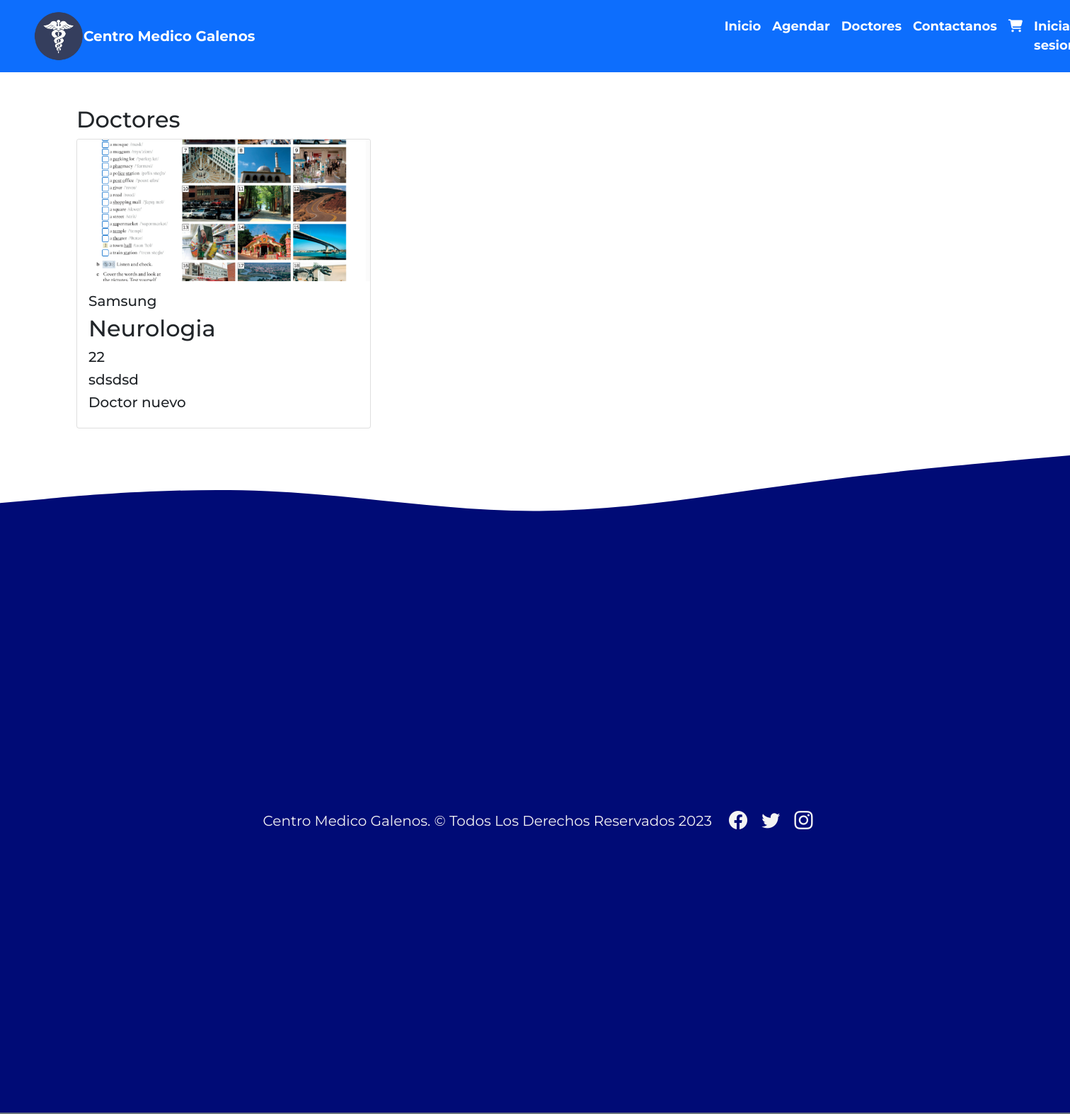
The app's page /Doctores/, older data.
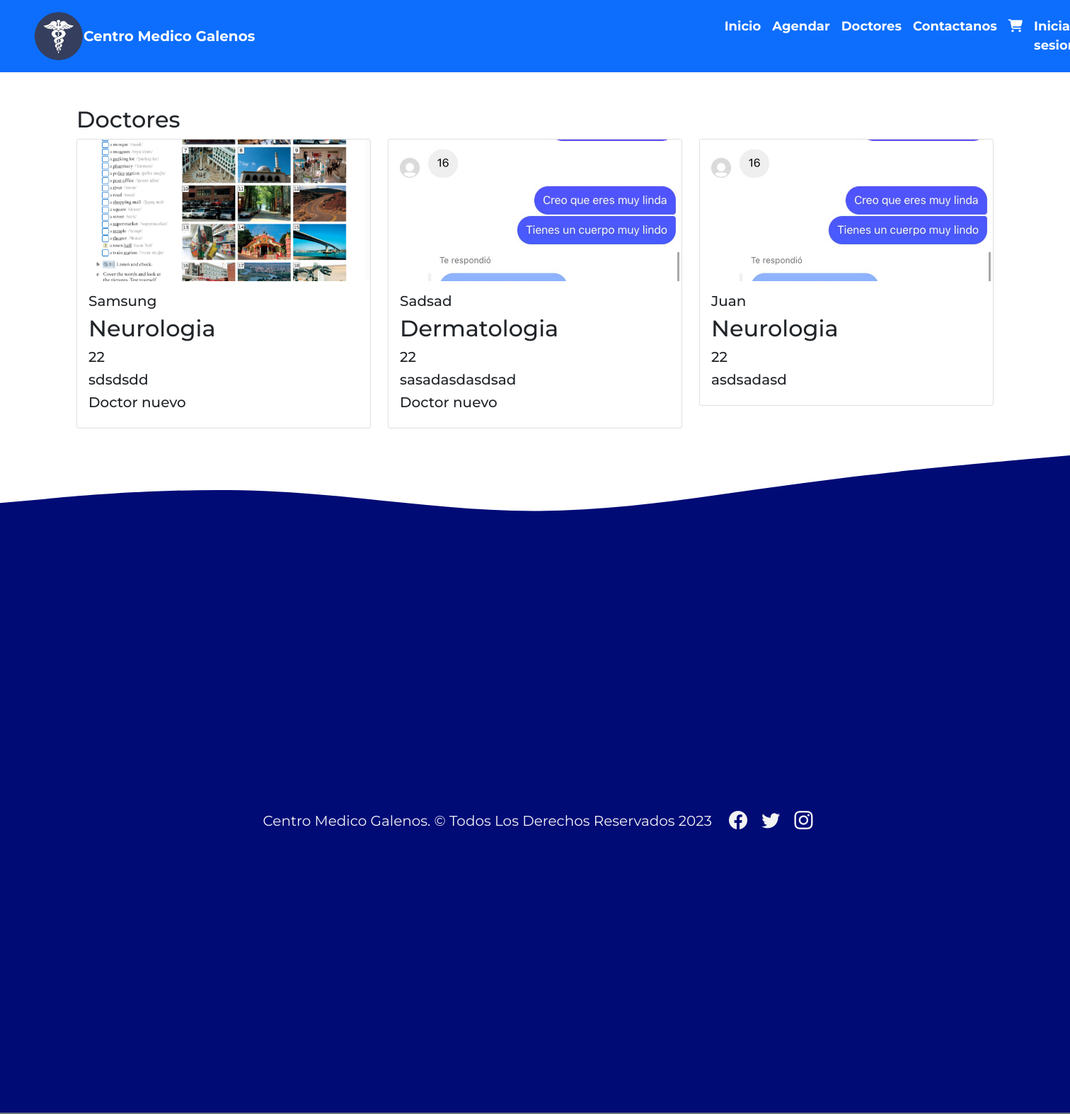
The same page, newer data.
### app/models.py (models this page shows, shortened)
class Doctor(models.Model):
    nombre = models.CharField(max_length=50)
    edad = models.IntegerField()
    descripcion = models.TextField()
    nuevo = models.BooleanField()
    especialidad = models.ForeignKey(Especialidad, on_delete=models.PROTECT)
    imagen = models.ImageField(upload_to="docs", null=True)

class Especialidad(models.Model):
    especialidad = models.CharField(max_length=50)
    def __str__(self):
        return self.especialidad

### app/views.py (the view)
# urls.py: path('Doctores/', Doctores,name="Doctores"),
def Doctores (request):
    doctores = Doctor.objects.all()
    data = {
        'doctores' :doctores
    }
    return render(request,'app/Doctores.html',data)

### app/templates/app/Doctores.html (shortened to what this page needs)
{% extends 'app/base.html' %}
{% load static %}
{% load crispy_forms_tags %}
{% block contenido %}
    <div class="container mt-5">
        <h2>Doctores</h2>
        <div class="row">
          {% load humanize %}
          {% for d in doctores  %}
            <div class="col-md-4 mb-4">
              <div class="card">
                {% if d.imagen %}
                <img src= "{{ d.imagen.url }}" class="card-img-top">
                {% endif %}
                <div class="card-body">
                  <h5>{{ d.nombre | capfirst }}</h5>
                  <h2>{{ d.especialidad | title }}</h2>
                  <h5>{{ d.edad }}</h5>
                  <h5>{{ d.descripcion }}</h5>
                  {% if d.nuevo == True %}
                  <h5>Doctor nuevo</h5>
                  {% endif %}
                </div>
              </div>
            </div>
          {% endfor  %}
       </div>
      </div>
      <br>
      <br>
      {% endblock %}

### app/templates/app/base.html (shortened to what this page needs)
<!doctype html>
<html lang="en">
  <head>
    {% load static %}
    <link href="https://cdn.jsdelivr.net/npm/bootstrap@5.1.3/dist/css/bootstrap.min.css" rel="stylesheet">
    <link rel="stylesheet" href="https://cdn.jsdelivr.net/npm/bootstrap-icons@1.4.0/font/bootstrap-icons.css">
    <link rel="stylesheet" href="https://cdnjs.cloudflare.com/ajax/libs/font-awesome/6.4.0/css/all.min.css" />
    <link rel="stylesheet" href="{% static 'app/css/main.css' %}">
  </head>
  <body>
    <nav class="navbar navbar-expand-lg navbar-light bg-primary p-3" id="menu">
        <div class="container-fluid">
            <div class="contenedor_logo">
                <img src="{% static 'app/img/Centromedic.png' %}"  alt="logo" class="logo">
            </div>
          <a class="navbar-brand" href="#">
            <span class="text-white fs-5 fw-bold">Centro Medico Galenos</span>
          </a>
          <div class="collapse navbar-collapse " id="navbarSupportedContent">
            <ul class="navbar-nav me-auto mb-3 mb-lg-0">
              <li class="nav-item">
                <a class="nav-link active" aria-current="page" href="{% url 'index' %}">Inicio</a>
              </li>
              <li class="nav-item">
                <a class="nav-link" href="{% url 'agendar' %}">Agendar</a>
              </li>
              <li class="nav-item">
                <a class="nav-link" href="{% url 'Doctores' %}">Doctores</a>
              </li>
              <li class="nav-item">
                <a class="nav-link" href="{% url 'contacto' %}">Contactanos</a>
              </li>
              <li class="nav-item">
                <a class="nav-link" href="http://127.0.0.1:5500/app/templates/app/compra.html"><i class="fa-solid fa-cart-shopping"></i></a>
              </li>
              {% if user.is_authenticated %}
              <li class="nav-item">
                <a class="nav-link" href="{% url 'logout' %}">Cerrar sesion</a>
              </li>
              <li class="nav-item">
                <a class="nav-link" href="#"> @{{ user.username }}  </a>
              </li>
              {% else %}
              <li class="nav-item">
                <a class="nav-link" href="{% url 'login' %}">Iniciar sesion</a>
              </li>
              {% endif %}
            </ul>
          </div>
        </div>
    </nav>
    <div id="contenido">
        {% block contenido %}
        {% endblock %}
    </div>
    <br>
    <br>
    <br>
    <br>
    <SECTION id="section-contacto" class="border-bottom border-secondary border-2">
      <div id="bg-contacto">
      </div>
    <footer class="w-100 d-flex align-items-center justify-content-center flex-wrap">
      <p class="fs-5 px-3 pt-3">Centro Medico Galenos. &copy; Todos Los Derechos Reservados 2023</p>
      <div id="iconos">
        <a href="#"><i class="bi bi-facebook"></i></a>
        <a href="#"><i class="bi bi-twitter"></i></a>
        <a href="#"><i class="bi bi-instagram"></i></a>
      </div>
    </footer>
  </body>
</html>

### app/static/app/css/main.css (style rules this page uses)
body { font-family: 'Montserrat', sans-serif; overflow-x: hidden; }
#menu a { font-size: 18px; font-weight: bold; color: white; margin-right: 45%; }
.logo { width: 70px; margin-left: 20px; }
#bg-contacto { position: relative; top: -130px; }
#section-contacto { background-color: #000b76; min-height: 800px; position: relative; }
footer { background: #000b76; min-height: 100px; }
footer p { color: #f3f3f3; text-align: center; }
#iconos i { font-size: 26px; padding: 0 8px; color: #f3f3f3; }
.card-img-top { width: 100%; height: 200px; object-fit: cover; }

Row changes from the older to the newer data that the page shows:
changed Doctor "Samsung": descripcion "sdsdsd" → "sdsdsdd"
added Doctor: imagen (picture), nombre "Sadsad", especialidad "Dermatologia", edad "22", descripcion "sasadasdasdsad", nuevo "Doctor nuevo"
added Doctor: imagen (picture), nombre "Juan", especialidad "Neurologia", edad "22", descripcion "asdsadasd"
